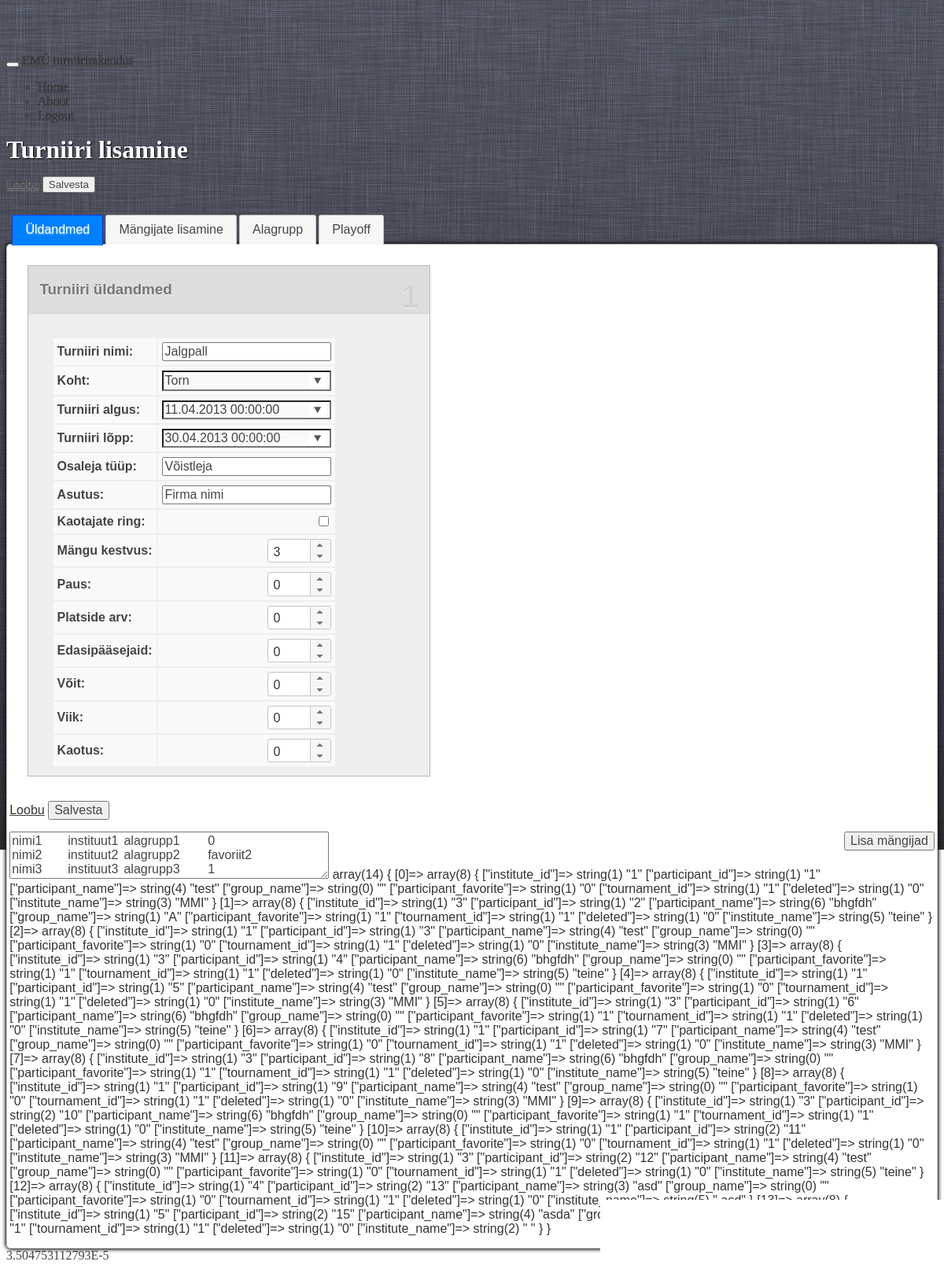
Page /tournaments/view/1 (signed in) on the committed database.
### tables this page shows
CREATE TABLE IF NOT EXISTS `tournament` (
  `tournament_id` int(10) unsigned NOT NULL AUTO_INCREMENT,
  `tournament_name` varchar(100) NOT NULL,
  `tournament_year` int(11) NOT NULL,
  `tournament_place` varchar(100) NOT NULL,
  `place_id` int(11) unsigned NOT NULL,
  `deleted` tinyint(1) NOT NULL DEFAULT '0',
  `tournament_start` datetime NOT NULL,
  `tournament_end` datetime NOT NULL,
  `tournament_loser_bracket` tinyint(1) unsigned NOT NULL DEFAULT '0',
  `tournament_game_time` smallint(6) NOT NULL,
  `tournament_game_pause` smallint(6) NOT NULL,
  `tournament_field` smallint(6) NOT NULL,
  `tournament_group` smallint(6) NOT NULL,
  `tournament_win` smallint(6) NOT NULL,
  `tournament_type` tinyint(4) NOT NULL,
  `tournament_game_win` tinyint(4) NOT NULL,
  `tournament_game_tie` tinyint(4) NOT NULL,
  `tournament_game_loss` tinyint(4) NOT NULL,
  `tournament_participant` varchar(50) NOT NULL,
  `tournament_classification` varchar(50) NOT NULL,
  PRIMARY KEY (`tournament_id`),
  KEY `place_id` (`place_id`)
);

### views/tournaments_view_view.php (called while the page is built, shortened)
<?
require ('tournaments_add_view.php');
?>

### controllers/tournaments.php (called while the page is built, shortened)
<?php
class tournaments
{
	function view()
	{
		global $_request;
		$id = $_request->params[0];
		$tournament = get_all("SELECT * FROM tournament WHERE tournament_id='$id'");
		$tournament = $tournament[0];
		$tournament['tournament_start'] = $this->convert_date2($tournament['tournament_start']);
		$tournament['tournament_end'] = $this->convert_date2($tournament['tournament_end']);
		require 'views/master_view.php';
	}
	function convert_date2($date)
	{
		list($date, $time) = explode(' ', $date);
		list($y, $mon, $d) = explode('-', $date);
		list($h, $min) = explode(':', $time);
		return "$d.$mon.$y $h:$min:00";
	}
}

### modules/request.php (called while the page is built, shortened)
<?php
class request
{
	function __construct()
	{
		if (isset($_SERVER['PATH_INFO'])) {
			if ($path_info = explode('/', $_SERVER['PATH_INFO'])) {
				array_shift($path_info);
				$this->controller = isset($path_info[0]) ? array_shift($path_info) : DEFAULT_CONTROLLER;
				$this->action = isset($path_info[0]) && !empty($path_info[0]) ? array_shift($path_info) : 'index';
				$this->params = isset($path_info[0]) ? $path_info : null;
			}
		}
	}
}
$_request = new request;

### modules/database.php (called while the page is built, shortened)
<?php
function get_all($sql)
{
	$q = mysql_query($sql) or db_error_out($sql);
	while (($result[] = mysql_fetch_assoc($q)) || array_pop($result)) {
		;
	}
	return $result;
}

### views/tournaments_add_view.php (the view, shortened to what this page needs)
<form method="post" id="tournament-add-form">
<div class="mywell"><h1>Turniiri lisamine</h1></div>
<div style="clear: both; margin: 15px 0">
	<a class="btn btn-large btn-inverse" href="/tournament/tournaments">Loobu</a>
	<button class="btn btn-large btn-primary" type="button" onclick="submit()">Salvesta</button>
</div>
<div id="tabs">
<ul>
	<li><a href="#tabs-1">Üldandmed</a></li>
	<li><a href="#tabs-2">Mängijate lisamine</a></li>
	<li style="display: none" name="alagrupp"><a href="#tabs-3">Alagrupp</a></li>
	<li style="display: none" name="playoff"><a href="#tabs-4">Playoff</a></li>
</ul>
<div id="tabs-1">
	<div class="kast">
		<div class="number">1</div>
		<div class="titlebar"><h3>Turniiri üldandmed</h3>
		</div>
		<table id="tournament-attributes-table" class="table table-bordered ">
			<tbody>
			<tr>
				<th>Turniiri nimi:</th>
				<td><input id="tournament-name" onfocus="$(this).removeClass('viga')" type="text"
				           name="tournament[tournament_name]" autocomplete="off"
				           value="<?= $tournament['tournament_name'] ?>"></td>
			</tr>
			<tr>
				<th>Koht:</th>
				<td>
				</td>
			</tr>
			<tr>
				<th>Turniiri algus:</th>
				<td><input type="text" id="tournament_start" class="datetimepicker" name="tournament[tournament_start]"
				           placeholder="pp.kk.aaaa hh:mm" autocomplete="off" onfocus="$(this).removeClass('viga')"
				           value="<?= $tournament['tournament_start'] ?>"></td>
			</tr>
			<tr>
				<th>Turniiri lõpp:</th>
				<td>
					<input type="text" class="datetimepicker" id="tournament_end" name="tournament[tournament_end]"
					       autocomplete="off" onfocus="$(this).removeClass('viga')" placeholder="pp.kk.aaaa hh:mm"
					       value="<?= $tournament['tournament_end'] ?>"></td>
			</tr>
			<tr>
				<th>Osaleja tüüp:</th>
				<td><input id="tournament_participant" onfocus="$(this).removeClass('viga')"
				           onblur="set_participant_type();" type="text"
				           name="tournament[tournament_participant]" autocomplete="off"
				           value="<?= $tournament['tournament_participant'] ?>"></td>
			</tr>
			<tr>
				<th>Asutus:</th>
				<td><input id="tournament_classification" onfocus="$(this).removeClass('viga')"
				           onblur="set_unit_type();" type="text"
				           name="tournament[tournament_classification]" autocomplete="off"
				           value="<?= $tournament['tournament_classification'] ?>"></td>
			</tr>
			<tr>
				<th>Kaotajate ring:</th>
				<td><input name="tournament[tournament_loser_bracket]" type="checkbox"
						<?=$tournament['tournament_loser_bracket'] == 1 ? 'checked="checked" value="1"' : 'value="0"'?>></td>
			</tr>
			<tr>
				<th>Mängu kestvus:</th>
				<td><input id="game-length" class="spinner" min="1" maxlength="2"
				           name="tournament[tournament_game_time]" onkeypress="validate(event)"
				           onfocus="$(this).removeClass('viga')" value="<?= $tournament['tournament_game_time'] ?>"></td>
			</tr>
			<tr>
				<th>Paus:</th>
				<td><input class="spinner" min="0" maxlength="2" name="tournament[tournament_game_pause]"
				           onkeypress="validate(event)" value="<?= $tournament['tournament_game_pause'] ?>"></td>
			</tr>
			<tr>
				<th>Platside arv:</th>
				<td><input class="spinner" min="1" maxlength="2" name="tournament[tournament_field]"
				           onkeypress="validate(event)" value="<?= $tournament['tournament_field'] ?>"/></td>
			</tr>
			<tr>
				<th>Edasipääsejaid:</th>
				<td><input class="spinner" min="1" maxlength="2" name="tournament[tournament_win]"
				           onkeypress="validate(event)" value="<?= $tournament['tournament_win'] ?>"/></td>
			</tr>
			<tr>
				<th>Võit:</th>
				<td><input class="spinner" min="0" maxlength="2" name="tournament[tournament_game_win]"
				           onkeypress="validate(event)" value="<?= $tournament['tournament_game_win'] ?>"/></td>
			</tr>
			<tr>
				<th>Viik:</th>
				<td><input class="spinner" min="0" maxlength="2" name="tournament[tournament_game_tie]"
				           onkeypress="validate(event)" value="<?= $tournament['tournament_game_tie'] ?>"/></td>
			</tr>
			<tr>
				<th>Kaotus:</th>
				<td><input class="spinner" min="0" maxlength="2" name="tournament[tournament_game_loss]"
				           onkeypress="validate(event)" value="<?= $tournament['tournament_game_loss'] ?>"/></td>
			</tr>
			</tbody>
		</table>
	</div>
</div>
<div style="clear: both; padding: 15px 0">
	<a tabindex="9" class="btn btn-large btn-inverse" href="/tournament/tournaments">Loobu</a>
	<button tabindex="10" class="btn btn-large btn-primary" type="button" onclick="submit()">Salvesta</button>
</div>
<textarea id="import-participants" style="width:400px" onclick="import_participants()" rows="3">nimi1	instituut1	alagrupp1	0
nimi2	instituut2	alagrupp2	favoriit2
nimi3	instituut3	alagrupp3	1</textarea>
<button tabindex="4" type="button" class="btn btn-large" onclick="import_participants();add_participant();"
        style="margin-left:5px; float: right ">
	Lisa mängijad
</button>
<?var_dump($participants)?>
</form>

### views/tournaments_view_view.php (style rules this page uses)
.datetimepicker { background: url(../../assets/ico/arrowdown.png) 98% 50% no-repeat; }

### rows in the picture
tournament: tournament_name "Jalgpall", tournament_participant "Võistleja", tournament_classification "Firma nimi", tournament_game_time "3", tournament_game_pause "0", tournament_field "0", tournament_win "0", tournament_game_win "0", tournament_game_tie "0", tournament_game_loss "0"
